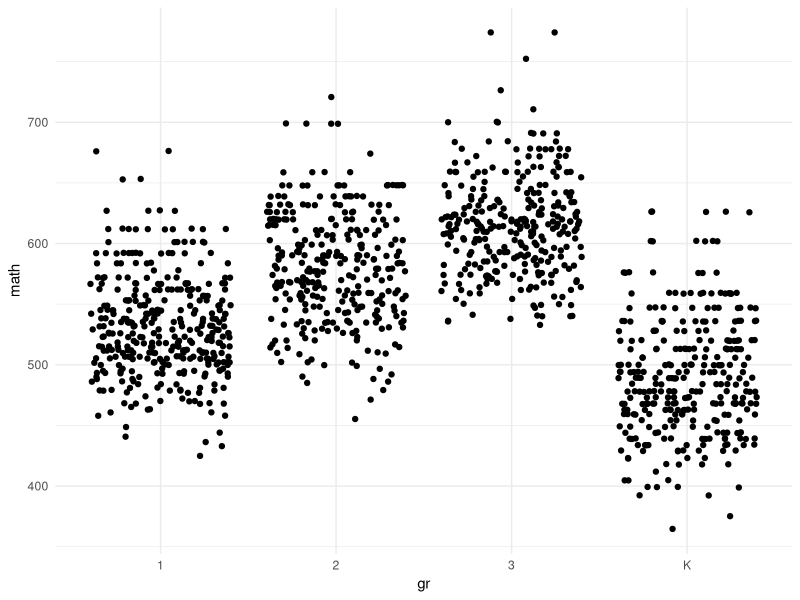
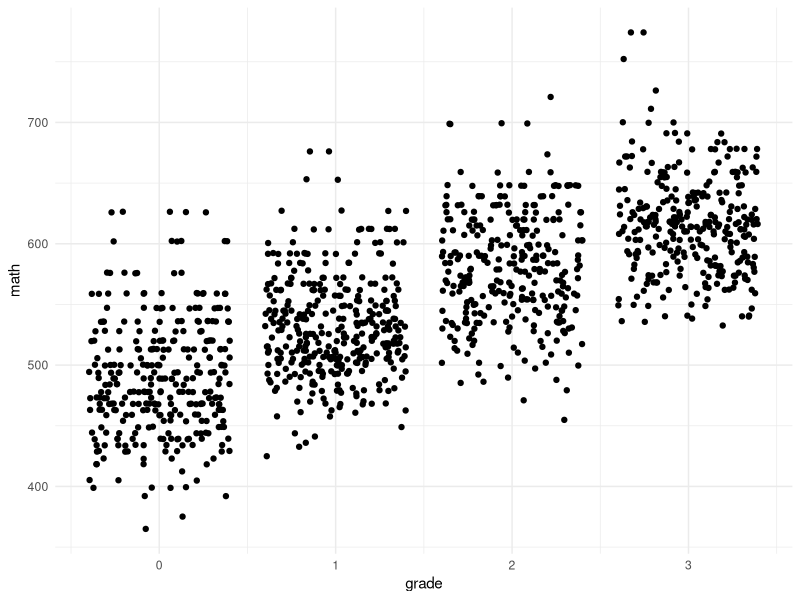

Here is the R script that generated these plots, in order:
## ---- chunk 1
## Laden der Bibliotheken 
library(ggplot2)  # plots
library(dplyr)    # datawrangling
library(readr)    # data import
library(ggforce)  # sina plots


## Import der Daten ############################################################
data_star <- read_csv("data/star.csv")
# die Erklärung der Variablennamen kann mit `?mlmRev::star` aufgerufen werden

## Einfache lineare Regression #################################################

# Um nicht gleich mit Mehrebenenregression starten zu müssen, erstellen wir als
# erstes einen Subdatensatz, der nur eine:n Schüler:in pro Lehrer:in enthält

data_star_sub <- 
	data_star %>% 
	group_by(tch) %>% 
	sample_n(1) %>% 
	ungroup()

## »Effekt« der Klasse
ggplot(data_star_sub, aes(gr, math)) +
	geom_jitter() +
	#facet_wrap(~gr) +
	theme_minimal()

# Das Schuljahr K muss also zu 0 rekodiert werden

data_star_sub <- 
	data_star_sub %>% 
	mutate(grade = case_when(gr == "K" ~ 0,
													 gr == "1" ~ 1,
													 gr == "2" ~ 2,
													 gr == "3" ~ 3
													 ))

ggplot(data_star_sub, aes(grade, math)) +
	geom_jitter() +
	theme_minimal()

mod0 <- lm(math ~ grade, data = data_star_sub)
summary(mod0)
